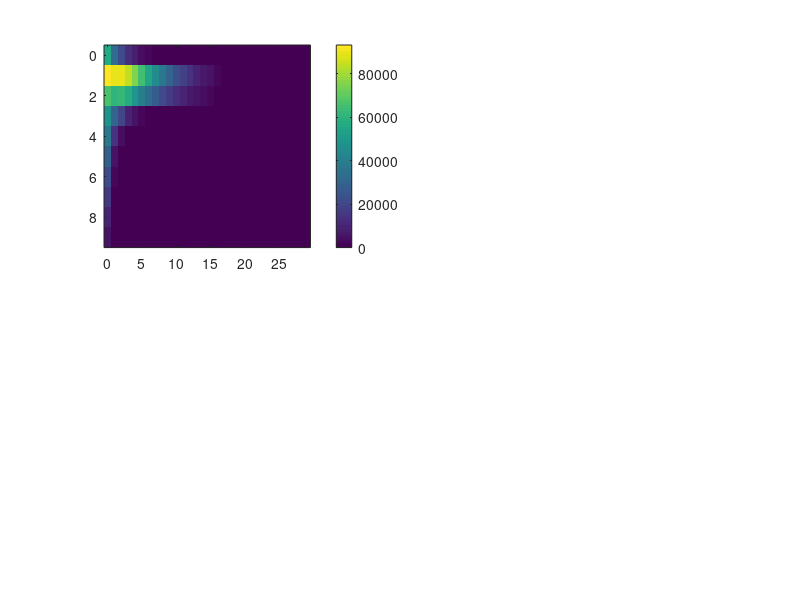

This chart was generated by the following MATLAB code: (Note: this script raises an error after producing the figure.)
simA = load("sim_scenario_A.mat");
simA = simA.sim;

maxFLUX_A = max(max(simA.Flux));
maxDrymass_A = max(max(simA.Mdry));
maxBFLUX_A = max(max(simA.BFlux));
maxdMdt_A = max(max(simA.dMdto));
maxdMsink_A = max(max(simA.dMsink));
maxdMfrag_A = max(max(simA.dMfrag));
maxdMremin_A = max(max(simA.dMremin));
maxdMaggre_A = max(max(simA.dMaggreg));


minFLUX_A = min(min(simA.Flux));
minDrymass_A = min(min(simA.Mdry));
minBFLUX_A = min(min(simA.BFlux));
mindMdt_A = min(min(simA.dMdto));
mindMsink_A = min(min(simA.dMsink));
mindMfrag_A = min(min(simA.dMfrag));
mindMremin_A = min(min(simA.dMremin));
mindMaggre_A = min(min(simA.dMaggreg));

%%

simB = load("sim_scenario_B.mat");
simB = simB.sim;

maxFLUX_B = max(max(simB.Flux));
maxDrymass_B = max(max(simB.Mdry));
maxBFLUX_B = max(max(simB.BFlux));
maxdMdt_B = max(max(simB.dMdto));
maxdMsink_B = max(max(simB.dMsink));
maxdMfrag_B = max(max(simB.dMfrag));
maxdMremin_B = max(max(simB.dMremin));
maxdMaggre_B = max(max(simB.dMaggreg));


minFLUX_B = min(min(simB.Flux));
minDrymass_B = min(min(simB.Mdry));
minBFLUX_B = min(min(simB.BFlux));
mindMdt_B = min(min(simB.dMdto));
mindMsink_B = min(min(simB.dMsink));
mindMfrag_B = min(min(simB.dMfrag));
mindMremin_B = min(min(simB.dMremin));
mindMaggre_B = min(min(simB.dMaggreg));

%% 

maxFLUX = max(maxFLUX_A, maxFLUX_B);
maxDrymass = max(maxDrymass_A, maxDrymass_B);
maxBFLUX = max(maxBFLUX_A, maxBFLUX_B);
maxdMdt = max(maxdMdt_A, maxdMdt_B);
maxdMsink = max(maxdMsink_A, maxdMsink_B);
maxdMfrag = max(maxdMfrag_A, maxdMfrag_B);
maxdMremin = max(maxdMremin_A, maxdMremin_B);
maxdMaggre = max(maxdMaggre_A, maxdMaggre_B);


minFLUX = min(minFLUX_A, minFLUX_B);
minDrymass = min(minDrymass_A, minDrymass_B);
minBFLUX = min(minBFLUX_A, minBFLUX_B);
mindMdt = min(mindMdt_A, mindMdt_B);
mindMsink = min(mindMsink_A, mindMsink_B);
mindMfrag = min(mindMfrag_A, mindMfrag_B);
mindMremin = min(mindMremin_A, mindMremin_B);
mindMaggre = min(mindMaggre_A, mindMaggre_B);


%% PACKAGE 1

%scenario A:
x = simA.x;
z = simA.z;
Mdry = simA.Mdry;
Flux = simA.Flux;
BFlux = simA.BFlux;
RMSE = simA.RMSE;
t = simA.t;

figure; 
subplot(2,2,1); imagesc(x,z,Mdry); colorbar; clim([minDrymass maxDrymass]) ; title('dry mass'); axis xy
subplot(2,2,2); imagesc(x,z,Flux); colorbar; clim([minFLUX maxFLUX]); title('flux'); axis xy
subplot(2,2,4); semilogy(t(2:end),RMSE,'.');  title('root mean error');
subplot(2,2,3); plot(x+.5,BFlux,'o'); ylim([minBFLUX maxBFLUX]); title('size integrated flux');

%%

%scenario B:
x = simB.x;
z = simB.z;
Mdry = simB.Mdry;
Flux = simB.Flux;
BFlux = simB.BFlux;
RMSE = simB.RMSE;
t = simB.t;

figure; 
subplot(2,2,1); imagesc(x,z,Mdry); colorbar; clim([minDrymass maxDrymass]) ; title('dry mass'); axis xy
subplot(2,2,2); imagesc(x,z,Flux); colorbar; clim([minFLUX maxFLUX]); title('flux'); axis xy
subplot(2,2,4); semilogy(t(2:end),RMSE,'.');  title('root mean error');
subplot(2,2,3); plot(x+.5,BFlux,'o'); ylim([minBFLUX maxBFLUX]); title('size integrated flux');

%% diff:

figure; 
subplot(2,2,1); imagesc(x,z,simA.Mdry - simB.Mdry); colorbar; title('dry mass'); axis xy
subplot(2,2,2); imagesc(x,z,simA.Flux - simB.Flux); colorbar; title('flux'); axis xy
% subplot(2,2,4); semilogy(t(2:end),RMSE,'.');  title('root mean error');
subplot(2,2,3:4); plot(x+.5,simA.BFlux,'o', 'Linewidth', 1.5); hold on ; plot(x+.5,simB.BFlux,'x', 'Linewidth', 1.5); legend('scenario A', 'scenatrio B') ; title('size integrated flux');



%% PACKAGE 2

% scenario A:

dMdto = simA.dMdto;
dMsink = simA.dMsink;
dMremin = simA.dMremin;
dMfrag = simA.dMfrag;
dMaggreg = simA.dMaggreg;
prod = simA.prod;

Nd = simA.Nd;
Nr = simA.Nr;



figure; 
subplot(3,2,1); imagesc(x,z,reshape(dMdto,Nd,Nr)); colorbar; clim([mindMdt maxdMdt]) ; title('dMdt'); axis xy;
subplot(3,2,2); imagesc(x,z,reshape(dMsink,Nd,Nr)); colorbar; clim([mindMsink maxdMsink]) ; title('sinking'); axis xy;
subplot(3,2,4); imagesc(x,z,reshape(dMremin,Nd,Nr)); colorbar; clim([mindMremin maxdMremin]) ; title('remineralization'); axis xy;
subplot(3,2,3); imagesc(x,z,reshape(dMfrag,Nd,Nr)); colorbar; clim([mindMfrag maxdMfrag]) ; title('fragmentation'); axis xy;
subplot(3,2,5); imagesc(x,z,prod); colorbar; title('production'); axis xy;
subplot(3,2,6); imagesc(x,z,reshape(dMaggreg,Nd,Nr)); colorbar; clim([mindMaggre maxdMaggre]) ; title('aggregation'); axis xy;

%%
% scenario B:

dMdto = simB.dMdto;
dMsink = simB.dMsink;
dMremin = simB.dMremin;
dMfrag = simB.dMfrag;
dMaggreg = simB.dMaggreg;
prod = simB.prod;

Nd = simA.Nd;
Nr = simA.Nr;



figure; 
subplot(3,2,1); imagesc(x,z,reshape(dMdto,Nd,Nr)); colorbar; clim([mindMdt maxdMdt]) ; title('dMdt'); axis xy;
subplot(3,2,2); imagesc(x,z,reshape(dMsink,Nd,Nr)); colorbar; clim([mindMsink maxdMsink]) ; title('sinking'); axis xy;
subplot(3,2,4); imagesc(x,z,reshape(dMremin,Nd,Nr)); colorbar; clim([mindMremin maxdMremin]) ; title('remineralization'); axis xy;
subplot(3,2,3); imagesc(x,z,reshape(dMfrag,Nd,Nr)); colorbar; clim([mindMfrag maxdMfrag]) ; title('fragmentation'); axis xy;
subplot(3,2,5); imagesc(x,z,prod); colorbar; title('production'); axis xy;
subplot(3,2,6); imagesc(x,z,reshape(dMaggreg,Nd,Nr)); colorbar; clim([mindMaggre maxdMaggre]) ; title('aggregation'); axis xy;

%% diff:

figure; 
subplot(3,2,1); imagesc(x,z,reshape(simA.dMdto - simB.dMdto,Nd,Nr)); colorbar; title('dMdt'); axis xy;
subplot(3,2,2); imagesc(x,z,reshape(simA.dMsink - simB.dMsink,Nd,Nr)); colorbar; title('sinking'); axis xy;
subplot(3,2,4); imagesc(x,z,reshape(simA.dMremin - simB.dMremin,Nd,Nr)); colorbar; title('remineralization'); axis xy;
subplot(3,2,3); imagesc(x,z,reshape(simA.dMfrag - simB.dMfrag,Nd,Nr)); colorbar; title('fragmentation'); axis xy;
subplot(3,2,5); imagesc(x,z,prod); colorbar; title('production'); axis xy;
subplot(3,2,6); imagesc(x,z,reshape(simA.dMaggreg - simB.dMaggreg,Nd,Nr)); colorbar; title('aggregation'); axis xy;










